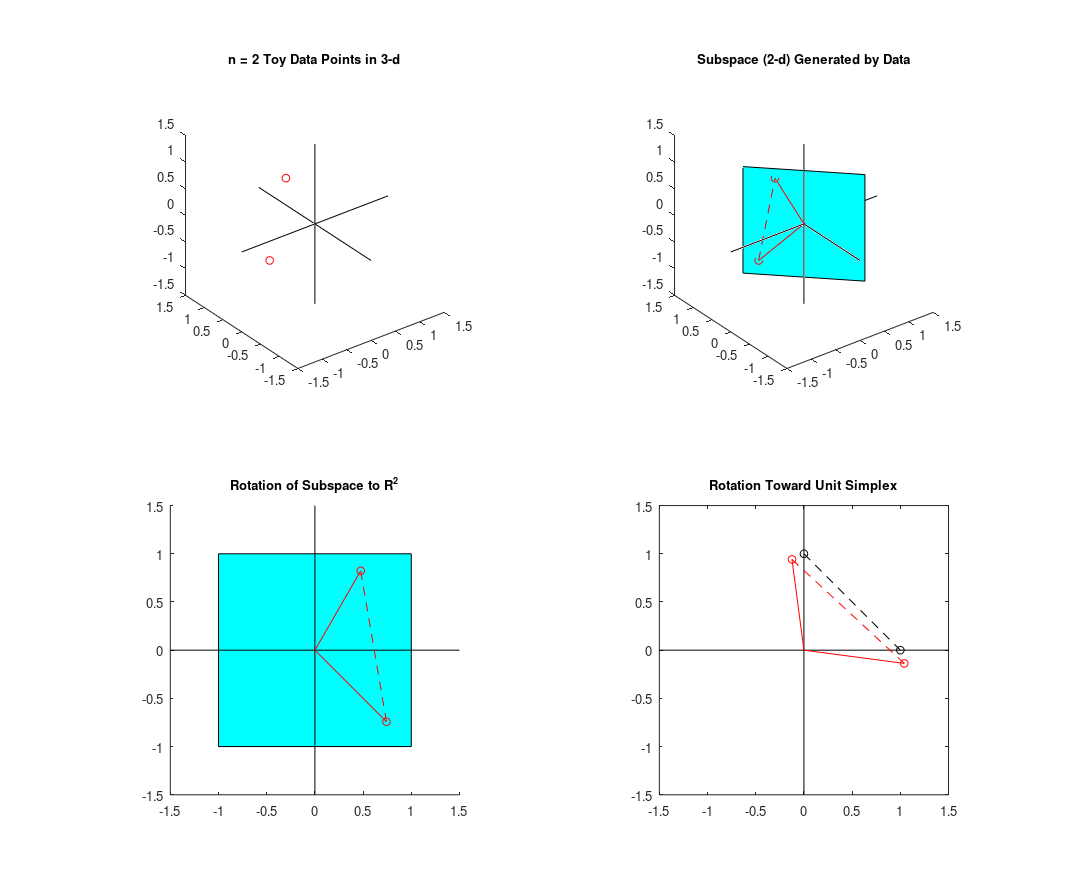

MATLAB code to generate this figure:
disp('Running MATLAB script file OODAfig14p4.m') ;
%
%    Makes Figure 14.4 of the OODA book,
%    HDLSS 3-d toy example
%
%    Copied from OODAbookChpMFigBViewGeomRep.m
%    in:        OODAbook\ChapterM
%

fighand = figure(1) ;
clf ;

titlefontsize = 10 ;
axlength = 1.5 ;
alpha = 3 * pi / 4 ;
beta1 = -pi/4 ;
vdat1d2 = 1.05 * [cos(beta1); sin(beta1)] ;
beta2 = pi / 3 ;
vdat2d2 = 0.95 * [cos(beta2); sin(beta2)] ;
vdat1d3 = 1.05 * [cos(beta1) * cos(alpha); cos(beta1) * sin(alpha); sin(beta1)] ;
vdat2d3 = 0.95 * [cos(beta2) * cos(alpha); cos(beta2) * sin(alpha); sin(beta2)] ;


subplot(2,2,1) ;
  plot3(axlength * [[-1;1],[0;0],[0;0]], ...
        axlength * [[0;0],[-1;1],[0;0]], ...
        axlength * [[0;0],[0;0],[-1;1]],'k-') ;
  axis square ;
  hold on ;
    plot3(vdat1d3(1),vdat1d3(2),vdat1d3(3),'ro') ;
    plot3(vdat2d3(1),vdat2d3(2),vdat2d3(3),'ro') ;
  hold off ;
  title('n = 2 Toy Data Points in 3-d','FontSize',titlefontsize) ;


subplot(2,2,2) ;
  plot3(axlength * [[-1;1],[0;0],[0;0]], ...
        axlength * [[0;0],[-1;1],[0;0]], ...
        axlength * [[0;0],[0;0],[-1;1]],'k-') ;
  axis square ;

  hold on ;
  
    ph = patch([cos(alpha); cos(alpha); -cos(alpha); -cos(alpha)]+0.001, ...
               [sin(alpha); sin(alpha); -sin(alpha); -sin(alpha)]+0.001, ...
               [-1; 1; 1; -1],'c') ;
%        set(ph,'FaceAlpha',0.5) ;

    plot3(vdat1d3(1),vdat1d3(2),vdat1d3(3),'ro') ;
    plot3(vdat2d3(1),vdat2d3(2),vdat2d3(3),'ro') ;
    plot3([vdat1d3(1);0],[vdat1d3(2);0],[vdat1d3(3);0],'r-') ;
    plot3([vdat2d3(1);0],[vdat2d3(2);0],[vdat2d3(3);0],'r-') ;
    plot3([vdat1d3(1);vdat2d3(1)],[vdat1d3(2);vdat2d3(2)], ...
          [vdat1d3(3);vdat2d3(3)],'r--') ;

  hold off ;
  title('Subspace (2-d) Generated by Data','FontSize',titlefontsize) ;


subplot(2,2,3) ;
  patch([1, 1, -1, -1, 1],[-1, 1, 1, -1, -1],'c') ;
  axis square ;
  axis([-axlength,axlength,-axlength,axlength]) ;

  hold on ;

    plot(axlength * [[-1;1],[0;0]], ...
         axlength * [[0;0],[-1;1]],'k-') ;

    plot(vdat1d2(1),vdat1d2(2),'ro') ;
    plot(vdat2d2(1),vdat2d2(2),'ro') ;
    plot([vdat1d2(1);0],[vdat1d2(2);0],'r-') ;
    plot([vdat2d2(1);0],[vdat2d2(2);0],'r-') ;
    plot([vdat1d2(1);vdat2d2(1)],[vdat1d2(2);vdat2d2(2)],'r--') ;

  hold off
  title('Rotation of Subspace to R^2','FontSize',titlefontsize) ;


  angle1 = atan2(vdat1d2(2),vdat1d2(1)) ;
  angle2 = atan2(vdat2d2(2),vdat2d2(1)) ;
  avangle = mean([angle1; angle2]) ;

  angrot = pi/4 - avangle ;
      %  angle to rotate, puts average angle at pi/4
  mrot = [[cos(angrot) -sin(angrot)]; [sin(angrot) cos(angrot)]] ;
      %  rotation matrix
  vdat1d2r = mrot * vdat1d2 ;
  vdat2d2r = mrot * vdat2d2 ;

subplot(2,2,4) ;
  plot(axlength * [[-1;1],[0;0]], ...
       axlength * [[0;0],[-1;1]],'k-') ;
  axis square ;
  axis([-axlength,axlength,-axlength,axlength]) ;

  hold on ;

    plot(vdat1d2r(1),vdat1d2r(2),'ro') ;
    plot(vdat2d2r(1),vdat2d2r(2),'ro') ;
    plot([vdat1d2r(1);0],[vdat1d2r(2);0],'r-') ;
    plot([vdat2d2r(1);0],[vdat2d2r(2);0],'r-') ;
    plot([vdat1d2r(1);vdat2d2r(1)],[vdat1d2r(2);vdat2d2r(2)],'r--') ;

    plot([0, 1],[1, 0],'ko') ;
    plot([0, 1],[1, 0],'k--') ;

  hold off
  title('Rotation Toward Unit Simplex','FontSize',titlefontsize) ;



%  Create png file
%
  orient portrait ;
  set(gcf,'PaperSize',[12.0, 10.0]) ; 
  set(gcf,'PaperPosition',[0.25, 0.25, 11.5, 9.5]) ; 
print('-dpng','OODAfig14p4.png') ;




